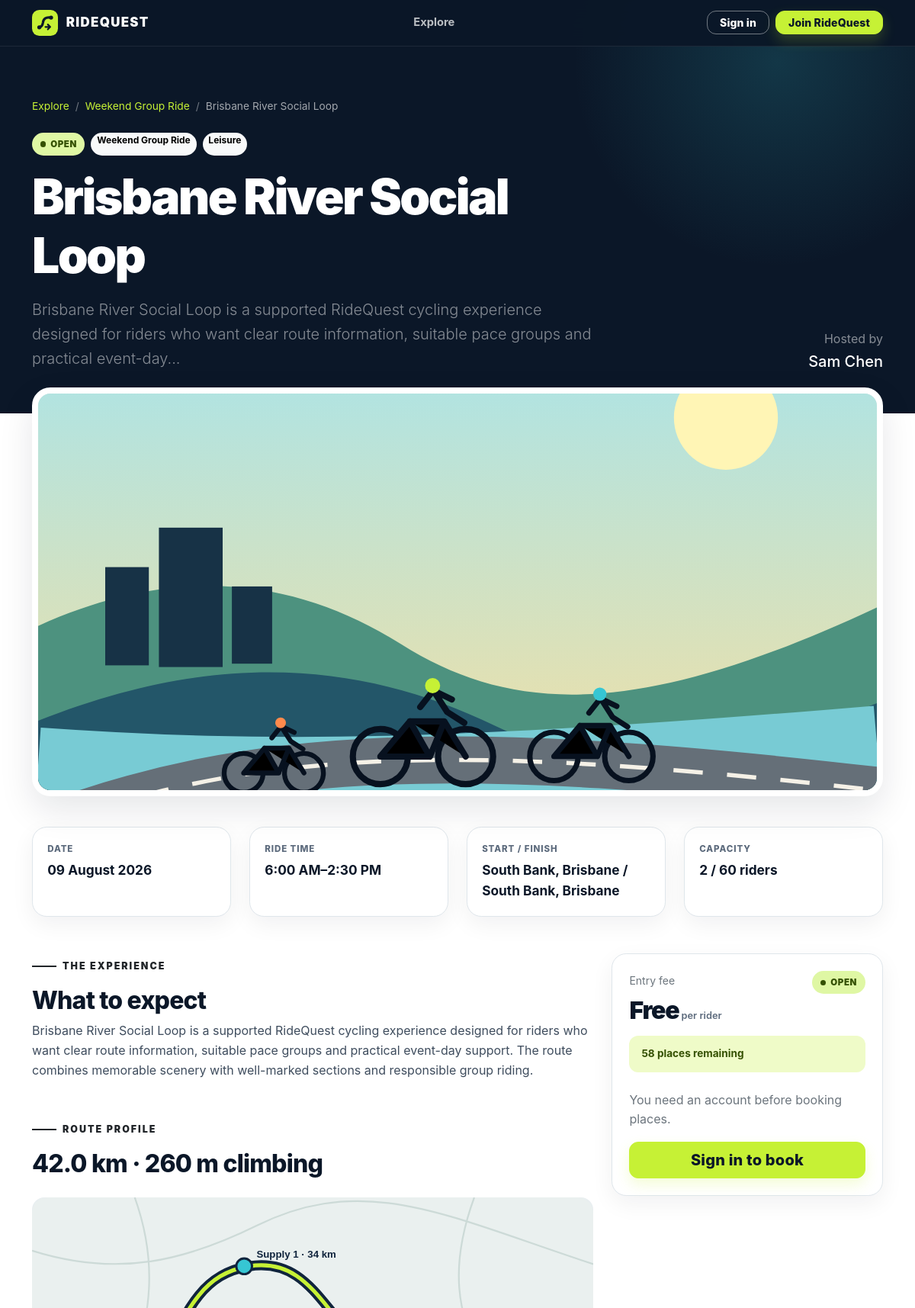
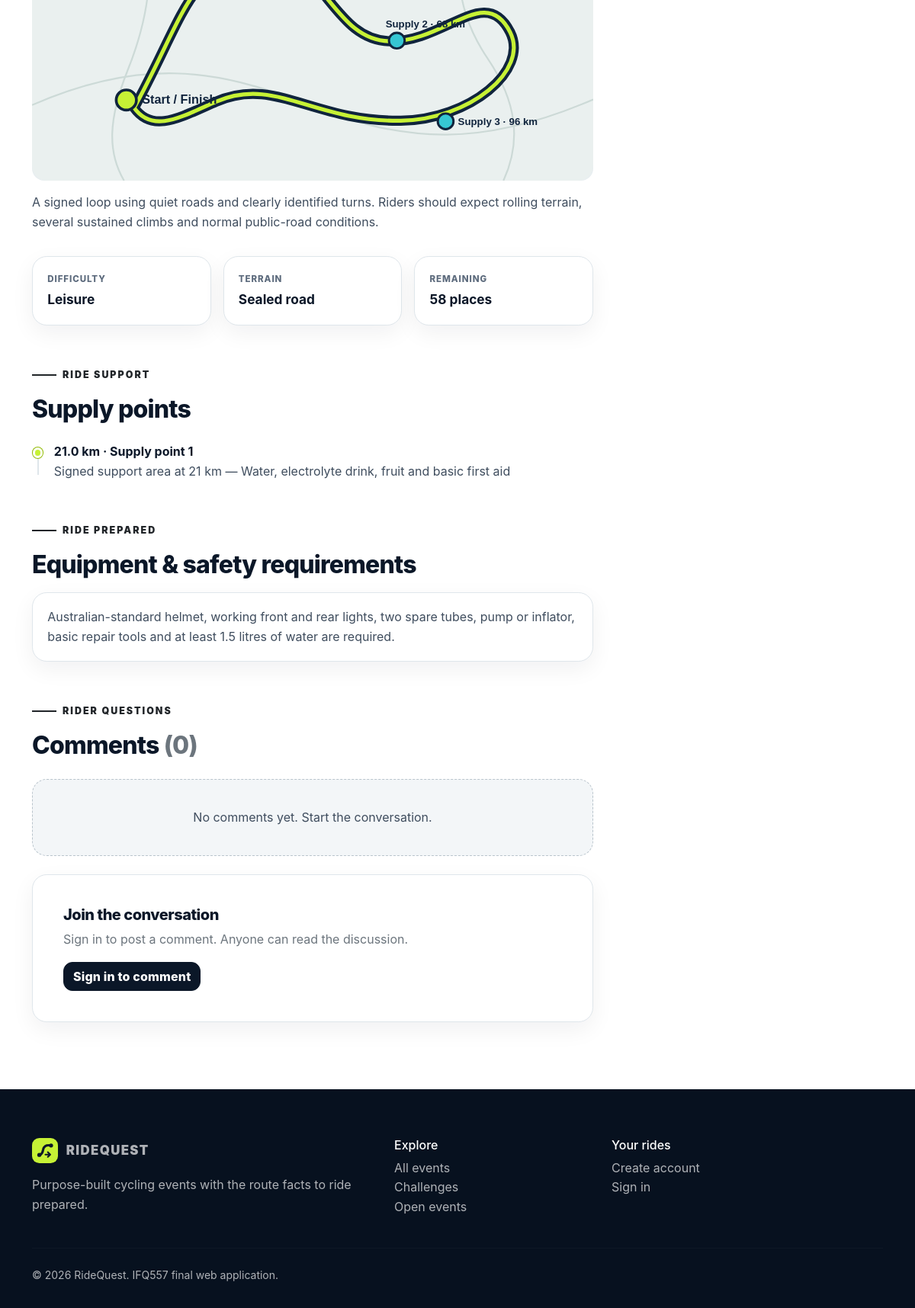
The page /events/5 on the database its author committed (2 pictures, top to bottom).
### ridequest/models.py (models this page shows, shortened)
class Category(db.Model):
    __tablename__ = "categories"
    id = db.Column(db.Integer, primary_key=True)
    name = db.Column(db.String(80), nullable=False, unique=True)
    description = db.Column(db.Text, nullable=True)
    events = db.relationship(
        "Event",
        back_populates="category",
        lazy="select",
    )

class Event(db.Model):
    __tablename__ = "events"
    __table_args__ = (
        db.CheckConstraint("price >= 0", name="ck_event_price_non_negative"),
        db.CheckConstraint("capacity > 0", name="ck_event_capacity_positive"),
        db.CheckConstraint(
            "distance_km > 0", name="ck_event_distance_positive"
        ),
        db.CheckConstraint(
            "elevation_gain_m >= 0",
            name="ck_event_elevation_non_negative",
        ),
        db.Index("ix_event_date_category", "event_date", "category_id"),
    )
    id = db.Column(db.Integer, primary_key=True)
    name = db.Column(db.String(120), nullable=False)
    description = db.Column(db.Text, nullable=False)
    image_filename = db.Column(db.String(255), nullable=False)
    event_date = db.Column(db.Date, nullable=False)
    start_time = db.Column(db.Time, nullable=False)
    end_time = db.Column(db.Time, nullable=False)
    price = db.Column(db.Numeric(10, 2), nullable=False, default=Decimal("0.00"))
    capacity = db.Column(db.Integer, nullable=False)
    meeting_location = db.Column(db.String(255), nullable=False)
    route_start = db.Column(db.String(255), nullable=False)
    route_finish = db.Column(db.String(255), nullable=False)
    distance_km = db.Column(db.Numeric(7, 2), nullable=False)
    elevation_gain_m = db.Column(db.Integer, nullable=False, default=0)
    difficulty = db.Column(db.String(30), nullable=False)
    terrain = db.Column(db.String(80), nullable=False)
    route_image_filename = db.Column(db.String(255), nullable=True)
    route_description = db.Column(db.Text, nullable=False)
    equipment_requirements = db.Column(db.Text, nullable=False)
    is_cancelled = db.Column(db.Boolean, nullable=False, default=False)
    cancelled_at = db.Column(db.DateTime(timezone=True), nullable=True)
    created_at = db.Column(
        db.DateTime(timezone=True), nullable=False, default=utc_now
    )
    updated_at = db.Column(
        db.DateTime(timezone=True),
        nullable=False,
        default=utc_now,
        onupdate=utc_now,
    )
    owner_id = db.Column(
        db.Integer,
        db.ForeignKey("users.id"),
        nullable=False,
        index=True,
    )
    category_id = db.Column(
        db.Integer,
        db.ForeignKey("categories.id"),
        nullable=False,
        index=True,
    )
    owner = db.relationship("User", back_populates="events")
    category = db.relationship("Category", back_populates="events")
    supply_points = db.relationship(
        "SupplyPoint",
        back_populates="event",
        cascade="all, delete-orphan",
        order_by="SupplyPoint.distance_from_start_km",
        lazy="select",
    )
    bookings = db.relationship(
        "Booking",
        back_populates="event",
        cascade="all, delete-orphan",
        lazy="select",
    )
    comments = db.relationship(
        "Comment",
        back_populates="event",
        cascade="all, delete-orphan",
        order_by="Comment.created_at",
        lazy="select",
    )
    @property
    def booked_quantity(self):
        return sum(
            booking.quantity
            for booking in self.bookings
            if booking.status == Booking.CONFIRMED
        )
    @property
    def remaining_capacity(self):
        return max(self.capacity - self.booked_quantity, 0)
    @property
    def status(self):
        if self.is_cancelled:
            return "Cancelled"
        if self.event_date < date.today():
            return "Inactive"
        if self.remaining_capacity == 0:
            return "Sold Out"
        return "Open"

class Booking(db.Model):
    __tablename__ = "bookings"
    __table_args__ = (
        db.CheckConstraint(
            "quantity > 0", name="ck_booking_quantity_positive"
        ),
        db.CheckConstraint(
            "unit_price >= 0", name="ck_booking_price_non_negative"
        ),
    )
    CONFIRMED = "Confirmed"
    CANCELLED = "Cancelled"
    id = db.Column(db.Integer, primary_key=True)
    booking_reference = db.Column(
        db.String(40), nullable=False, unique=True, index=True
    )
    quantity = db.Column(db.Integer, nullable=False)
    unit_price = db.Column(db.Numeric(10, 2), nullable=False)
    participation_group = db.Column(db.String(40), nullable=False)
    bicycle_type = db.Column(db.String(80), nullable=False)
    equipment_confirmed = db.Column(db.Boolean, nullable=False, default=False)
    status = db.Column(
        db.String(20), nullable=False, default=CONFIRMED
    )
    booked_at = db.Column(
        db.DateTime(timezone=True), nullable=False, default=utc_now
    )
    user_id = db.Column(
        db.Integer,
        db.ForeignKey("users.id"),
        nullable=False,
        index=True,
    )
    event_id = db.Column(
        db.Integer,
        db.ForeignKey("events.id"),
        nullable=False,
        index=True,
    )
    user = db.relationship("User", back_populates="bookings")
    event = db.relationship("Event", back_populates="bookings")

class User(db.Model, UserMixin):
    __tablename__ = "users"
    id = db.Column(db.Integer, primary_key=True)
    first_name = db.Column(db.String(80), nullable=False)
    surname = db.Column(db.String(80), nullable=False)
    email = db.Column(db.String(120), nullable=False, unique=True, index=True)
    password_hash = db.Column(db.String(255), nullable=False)
    contact_number = db.Column(db.String(30), nullable=False)
    street_address = db.Column(db.String(255), nullable=False)
    created_at = db.Column(
        db.DateTime(timezone=True), nullable=False, default=utc_now
    )
    events = db.relationship(
        "Event",
        back_populates="owner",
        cascade="all, delete-orphan",
        lazy="select",
    )
    bookings = db.relationship(
        "Booking",
        back_populates="user",
        cascade="all, delete-orphan",
        lazy="select",
    )
    comments = db.relationship(
        "Comment",
        back_populates="author",
        cascade="all, delete-orphan",
        lazy="select",
    )
    @property
    def full_name(self):
        return f"{self.first_name} {self.surname}"

class SupplyPoint(db.Model):
    __tablename__ = "supply_points"
    __table_args__ = (
        db.CheckConstraint(
            "distance_from_start_km >= 0",
            name="ck_supply_distance_non_negative",
        ),
    )
    id = db.Column(db.Integer, primary_key=True)
    name = db.Column(db.String(120), nullable=False)
    location_description = db.Column(db.String(255), nullable=False)
    distance_from_start_km = db.Column(db.Numeric(7, 2), nullable=False)
    services = db.Column(db.Text, nullable=False)
    event_id = db.Column(
        db.Integer,
        db.ForeignKey("events.id"),
        nullable=False,
        index=True,
    )
    event = db.relationship("Event", back_populates="supply_points")

### ridequest/views.py (the view)
@main_bp.get("/events/<int:event_id>")
def event_detail(event_id):
    event = db.get_or_404(Event, event_id)
    return render_template(
        "event.html",
        event=event,
        booking_form=BookingForm(),
        comment_form=CommentForm(),
        cancel_form=CancelEventForm(),
    )

### ridequest/templates/event.html (shortened to what this page needs)
{% extends "base.html" %}
{% block content %}
<header class="page-hero">
  <div class="container">
    <nav aria-label="Breadcrumb">
      <ol class="breadcrumb mb-4">
        <li class="breadcrumb-item"><a href="{{ url_for('main.index') }}">Explore</a></li>
        <li class="breadcrumb-item"><a href="{{ url_for('main.index', category=event.category_id) }}">{{ event.category.name }}</a></li>
        <li class="breadcrumb-item active" aria-current="page">{{ event.name }}</li>
      </ol>
    </nav>
    <div class="row align-items-end g-4">
      <div class="col-lg-8">
        <div class="d-flex flex-wrap gap-2 mb-3">
          <span class="status-badge {{ status_class(event.status) }}">{{ event.status }}</span>
          <span class="badge rounded-pill text-bg-light">{{ event.category.name }}</span>
          <span class="badge rounded-pill text-bg-light">{{ event.difficulty }}</span>
        </div>
        <h1 class="page-title display-3 mb-3">{{ event.name }}</h1>
        <p class="lead text-white-50 mb-0">{{ event.description|truncate(180) }}</p>
      </div>
      <div class="col-lg-4 text-lg-end">
        <p class="mb-1 text-white-50">Hosted by</p>
        <p class="h5 mb-0">{{ event.owner.full_name }}</p>
      </div>
    </div>
  </div>
</header>
<div class="container">
  <figure class="detail-visual">
    <img src="{{ url_for('static', filename=event.image_filename) }}" alt="{{ event.name }} cycling event">
  </figure>
</div>
<section class="section-pad pt-4">
  <div class="container">
    <div class="row g-4 mb-5">
      <div class="col-6 col-lg-3"><div class="info-card"><span>Date</span><strong>{{ event.event_date.strftime("%d %B %Y") }}</strong></div></div>
      <div class="col-6 col-lg-3"><div class="info-card"><span>Ride time</span><strong>{{ event.start_time.strftime("%-I:%M %p") }}–{{ event.end_time.strftime("%-I:%M %p") }}</strong></div></div>
      <div class="col-6 col-lg-3"><div class="info-card"><span>Start / finish</span><strong>{{ event.route_start }} / {{ event.route_finish }}</strong></div></div>
      <div class="col-6 col-lg-3"><div class="info-card"><span>Capacity</span><strong>{{ event.booked_quantity }} / {{ event.capacity }} riders</strong></div></div>
    </div>
    <div class="row g-4 align-items-start">
      <div class="col-lg-8 content-copy">
        <section class="mb-5" aria-labelledby="overview-title">
          <p class="eyebrow text-dark">The experience</p>
          <h2 id="overview-title">What to expect</h2>
          {% for paragraph in event.description.split("\n") %}
            {% if paragraph %}<p>{{ paragraph }}</p>{% endif %}
          {% endfor %}
        </section>
        <section class="mb-5" aria-labelledby="route-title">
          <p class="eyebrow text-dark">Route profile</p>
          <h2 id="route-title">{{ event.distance_km|float|round(1) }} km · {{ event.elevation_gain_m }} m climbing</h2>
          {% if event.route_image_filename %}
            <img class="route-map my-3" src="{{ url_for('static', filename=event.route_image_filename) }}" alt="Route map for {{ event.name }}">
          {% endif %}
          <p>{{ event.route_description }}</p>
          <div class="row g-3 mt-2">
            <div class="col-sm-4"><div class="info-card"><span>Difficulty</span><strong>{{ event.difficulty }}</strong></div></div>
            <div class="col-sm-4"><div class="info-card"><span>Terrain</span><strong>{{ event.terrain }}</strong></div></div>
            <div class="col-sm-4"><div class="info-card"><span>Remaining</span><strong>{{ event.remaining_capacity }} places</strong></div></div>
          </div>
        </section>
        <section class="mb-5" aria-labelledby="supply-title">
          <p class="eyebrow text-dark">Ride support</p>
          <h2 id="supply-title">Supply points</h2>
          <ul class="supply-list mt-4">
            {% for point in event.supply_points %}
              <li>
                <strong>{{ point.distance_from_start_km|float|round(1) }} km · {{ point.name }}</strong>
                <p class="mb-0">{{ point.location_description }} — {{ point.services }}</p>
              </li>
            {% endfor %}
          </ul>
        </section>
        <section class="mb-5" aria-labelledby="safety-title">
          <p class="eyebrow text-dark">Ride prepared</p>
          <h2 id="safety-title">Equipment &amp; safety requirements</h2>
          <div class="info-card mt-3"><p class="mb-0">{{ event.equipment_requirements }}</p></div>
        </section>
        <section id="comments" aria-labelledby="comments-title">
          <p class="eyebrow text-dark">Rider questions</p>
          <h2 id="comments-title">Comments <span class="text-secondary">({{ event.comments|length }})</span></h2>
          <div class="vstack gap-3 my-4">
            {% for comment in event.comments %}
              <article class="comment-card">
                <div class="d-flex gap-3">
                  <div class="avatar">{{ comment.author.first_name[0] }}{{ comment.author.surname[0] }}</div>
                  <div>
                    <div class="d-flex flex-wrap align-items-center gap-2">
                      <strong>{{ comment.author.full_name }}</strong>
                      <span class="small text-secondary">{{ comment.created_at.strftime("%d %B %Y · %-I:%M %p") }}</span>
                    </div>
                    <p class="mb-0 mt-2">{{ comment.content }}</p>
                  </div>
                </div>
              </article>
            {% else %}
              <div class="empty-note"><p class="mb-0">No comments yet. Start the conversation.</p></div>
            {% endfor %}
          </div>
          <div class="form-panel">
            <h3 class="h5">Join the conversation</h3>
            {% if current_user.is_authenticated %}
              <form action="{{ url_for('events.post_comment', event_id=event.id) }}" method="post">
                {{ comment_form.hidden_tag() }}
                {{ comment_form.content.label(class="form-label") }}
                {{ comment_form.content(class="form-control", rows="4", placeholder="Ask about the route, equipment or event-day details…") }}
                <div class="d-flex justify-content-between align-items-center gap-3 mt-3">
                  <span class="form-text">Maximum 500 characters</span>
                  {{ comment_form.submit(class="btn btn-ink") }}
                </div>
              </form>
            {% else %}
              <p class="text-secondary">Sign in to post a comment. Anyone can read the discussion.</p>
              <a class="btn btn-ink" href="{{ url_for('auth.login', next=request.path) }}">Sign in to comment</a>
            {% endif %}
          </div>
        </section>
      </div>
      <aside class="col-lg-4" aria-label="Book this event">
        <div class="booking-card">
          <div class="d-flex justify-content-between align-items-start gap-3 mb-2">
            <div>
              <span class="small text-secondary">Entry fee</span>
              <div class="price">{% if event.price == 0 %}Free{% else %}${{ "%.2f"|format(event.price) }}{% endif %}<small> per rider</small></div>
            </div>
            <span class="status-badge {{ status_class(event.status) }}">{{ event.status }}</span>
          </div>
          <div class="availability mb-4">{{ event.remaining_capacity }} places remaining</div>
          {% if event.status == "Open" and current_user.is_authenticated %}
            <form action="{{ url_for('events.book_event', event_id=event.id) }}" method="post">
              {{ booking_form.hidden_tag() }}
              <div class="mb-3">
                {{ booking_form.quantity.label(class="form-label") }}
                {{ booking_form.quantity(class="form-control", min="1", max=event.remaining_capacity) }}
              </div>
              <div class="mb-3">
                {{ booking_form.participation_group.label(class="form-label") }}
                {{ booking_form.participation_group(class="form-select") }}
              </div>
              <div class="mb-3">
                {{ booking_form.bicycle_type.label(class="form-label") }}
                {{ booking_form.bicycle_type(class="form-select") }}
              </div>
              <div class="form-check mb-4">
                {{ booking_form.equipment_confirmed(class="form-check-input") }}
                {{ booking_form.equipment_confirmed.label(class="form-check-label small") }}
              </div>
              {{ booking_form.submit(class="btn btn-rq btn-lg w-100") }}
            </form>
          {% elif event.status == "Open" %}
            <p class="text-secondary">You need an account before booking places.</p>
            <a class="btn btn-rq btn-lg w-100" href="{{ url_for('auth.login', next=request.path) }}">Sign in to book</a>
          {% else %}
            <div class="alert alert-secondary mb-0">Bookings are unavailable while this event is {{ event.status|lower }}.</div>
          {% endif %}
        </div>
      </aside>
    </div>
  </div>
</section>
{% endblock %}

### rows shown on the page
Category: category.name "Weekend Group Ride"
Event: name "Brisbane River Social Loop", status "OPEN", difficulty "Leisure", description "Brisbane River Social Loop is a supported RideQuest cycling experience designed for riders who want clear route information, suitable pace groups and practical event-day...", image_filename (picture), event_date "09 August 2026", start_time "6:00 AM", end_time "2:30 PM", route_start "South Bank, Brisbane", route_finish "South Bank, Brisbane", capacity "60", description "Brisbane River Social Loop is a supported RideQuest cycling experience designed for riders who want clear route information, suitable pace groups and practical event-day support. The route combines memorable scenery with well-marked sections and responsible group riding.", distance_km "42.0", elevation_gain_m "260", route_image_filename (picture), route_description "A signed loop using quiet roads and clearly identified turns. Riders should expect rolling terrain, several sustained climbs and normal public-road conditions.", terrain "Sealed road", remaining_capacity "58", equipment_requirements "Australian-standard helmet, working front and rear lights, two spare tubes, pump or inflator, basic repair tools and at least 1.5 litres of water are required."
User: owner.full_name "Sam Chen"
Booking: booked_quantity "2"
SupplyPoint: distance_from_start_km "21.0", name "Supply point 1", location_description "Signed support area at 21 km", services "Water, electrolyte drink, fruit and basic first aid"

### other values the page prints
{{ event.comments|length }} "0"
